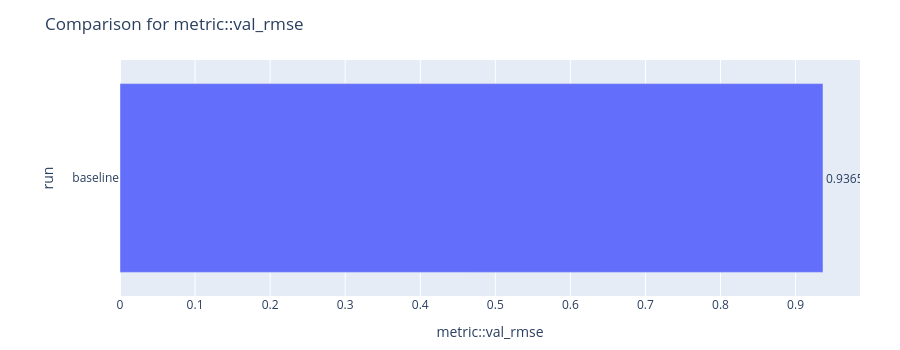

Here is the notebook cell this chart was saved with:
### Code cell
safe_show('plot_available_results_summary', lambda: plot_available_results_summary())

### Figure 1 — Plotly figure (JSON) as saved in the notebook; plotly's stock layout.template omitted (floating-point values rounded to 4 significant figures)
{"data": [{"name": "molsim", "orientation": "h", "text": [0.9366], "textposition": "outside", "type": "bar", "x": [0.9366], "y": ["baseline"]}], "layout": {"barmode": "group", "height": 350, "margin": {"b": 40, "l": 120, "r": 40, "t": 60}, "title": {"text": "Comparison for metric::val_rmse"}, "xaxis": {"title": {"text": "metric::val_rmse"}}, "yaxis": {"title": {"text": "run"}}}}
